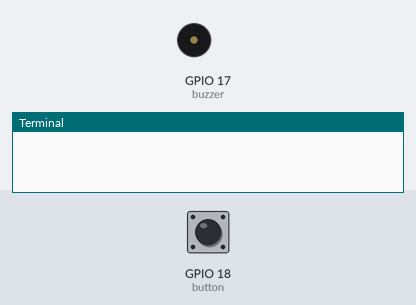
The program below on a simulated Raspberry Pi (BCM pin numbers). Shown: buzzer (waves = sounding, pin HIGH), the last lines printed to the terminal. The inputs (shaded band) are chosen by the test bench; at power-on: GPIO 18 (button) HIGH.

Above: at 1.2 s.
1.3 s: GPIO 18 (button) pulled LOW for 0.15 s
At 1.37 s:
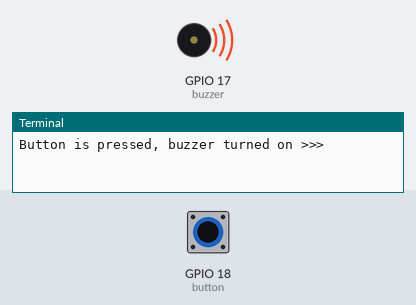
2.9 s: GPIO 18 (button) pulled LOW for 3.2 s
At 7.3 s:
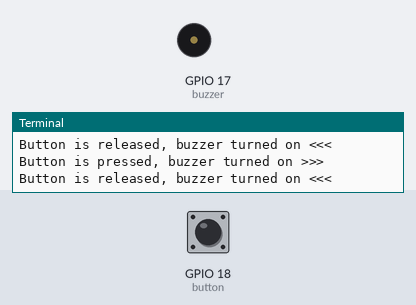
Timing chart, 0 to 8.8 s (numbered marks = the images above; inputs shaded):
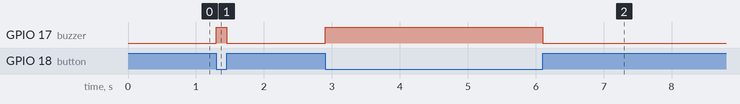

The program:

Doorbell.py
```python
from gpiozero import Buzzer, Button
import time

buzzer = Buzzer(17)
button = Button(18)

def onButtonPressed():
    buzzer.on()
    print("Button is pressed, buzzer turned on >>>")

def onButtonReleased():
    buzzer.off()
    print("Button is released, buzzer turned on <<<")

def loop():
    button.when_pressed = onButtonPressed
    button.when_released = onButtonReleased
    while True :
        time.sleep(2)

def destroy():
    buzzer.close()
    button.close()

try:
  loop()
except KeyboardInterrupt:
  destroy()
```

Measured:
- after the input at 1.3 s, GPIO 17 (buzzer): LOW → HIGH at once, → LOW 0.15 s later
- after the input at 2.9 s, GPIO 17 (buzzer): LOW → HIGH at once, → LOW 3.2 s later
